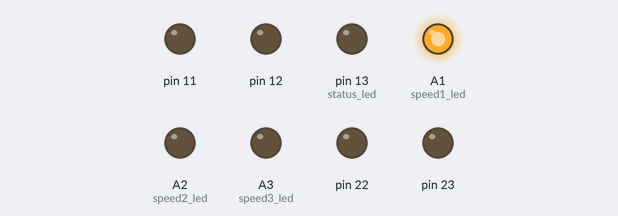
The sketch below on a simulated Arduino Uno, built with avr-gcc and run on an emulated ATmega328P. Shown: output pins drawn as LEDs (lit = HIGH). Random numbers use the default seed unless the sketch sets one.

Above: at 0.1 s.
Timing chart, 0 to 1.6 s (numbered marks = the images above):
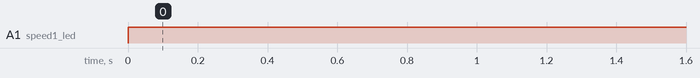

Measured:
- by itself, A1 (speed1_led): LOW → HIGH at 0.00 s

The sketch:

exercise_drops_firmware.ino
```cpp
/*
* Title: Exercise Drop Tubes
*
* Author: Simon Ndungu
*
* Date: 21st Nov 2021
*/
#include "Arduino.h"
#include "PCF8574.h"

/* U5 --> A0,A1,A2 = 0 => address => 0x20 */
/* Set i2c address */
// create an object of the PCF8574
PCF8574 pcf8574_U1(0x20);

#define solenoid1_trig 8
#define solenoid2_trig 7
#define solenoid3_trig 6

#define speed_ctrl_btn 9
#define on_off_ctrl_btn 10

#define bat_level A0

#define speed1_led A1
#define speed2_led A2
#define speed3_led A3
#define status_led 13

#define rf_d0 2
#define rf_d1 3
#define rf_d2 4
#define rf_d3 5

float R1 = 20000;
float R2 = 10000;
float voltage_raw_val = 0.00;
float voltage_out = 0.00;
float battery_voltage = 0.00;
float correction_factor = 0.13;

int random_tube;
int previous_random_tube;
int speed_ctrl_btn_state = 0;
int on_off_ctrl_btn_state = 0;


unsigned long currentMillis=0;
unsigned long previousMillis = 0;
int speed1 = 1000; // value can be changed by buttons
int speed2 = 2000;
int speed3 = 3000;
int interval;

bool level1_speed = true;
bool level2_speed = false;
bool level3_speed = false;

int count = 0;


void setup() {
  // put your setup code here, to run once:
	  pcf8574_U1.pinMode(P0, OUTPUT); // solenoid 6
      pcf8574_U1.pinMode(P1, OUTPUT); // solenoid 7
      pcf8574_U1.pinMode(P2, OUTPUT); // solenoid 8
      pcf8574_U1.pinMode(P3, OUTPUT); // solenoid 4
      pcf8574_U1.pinMode(P5, OUTPUT); // solenoid 5
      pcf8574_U1.pinMode(P6, OUTPUT); // solenoid 10
      pcf8574_U1.pinMode(P7, OUTPUT); // RF VT signal

      pinMode(solenoid1_trig, OUTPUT);
      pinMode(solenoid2_trig, OUTPUT);
      pinMode(solenoid3_trig, OUTPUT);

      pinMode(speed1_led, OUTPUT);
      pinMode(speed2_led, OUTPUT);
      pinMode(speed3_led, OUTPUT);
      pinMode(status_led, OUTPUT);

      pinMode(speed_ctrl_btn, INPUT);
      pinMode(on_off_ctrl_btn, INPUT);
      pinMode(bat_level, INPUT);

}

void loop() {
  // put your main code here, to run repeatedly:
   unsigned long currentMillis = millis();

   execute_speed_change();

   generate_random_tube(); // executes the tubes

}

void take_reading(){
  voltage_raw_val = analogRead(bat_level);
  speed_ctrl_btn_state = digitalRead(speed_ctrl_btn);
  on_off_ctrl_btn_state = digitalRead(on_off_ctrl_btn);

  Serial.print("Raw Value");
  Serial.println(voltage_raw_val);
}

void check_battery_voltage(){
  take_reading();
  voltage_out = (voltage_raw_val * 5) / 1024;
  battery_voltage = voltage_out / (R2/(R1+ R2)) - correction_factor;
  Serial.print("Measured Voltage is: ");
  Serial.print(battery_voltage);
  Serial.println("V");
  }


void speed1_led_on(){
   digitalWrite(speed1_led, HIGH);
}
void speed1_led_off(){
  digitalWrite(speed1_led, LOW);
}
void speed2_led_on(){
  digitalWrite(speed2_led, HIGH);
}
void speed2_led_off(){
  digitalWrite(speed2_led, LOW);
}
void speed3_led_on(){
  digitalWrite(speed3_led, HIGH);
}
void speed3_led_off(){
  digitalWrite(speed3_led, LOW);
}

int generate_random_tube(){
   if ((unsigned long )(currentMillis - previousMillis) >= interval) {
      random_tube = random(11);
      Serial.print("Random Number");
      Serial.println(random_tube);
      previousMillis = currentMillis;
      previous_random_tube = random_tube;
   }

   return random_tube;
   trigger_solenoids();
}

void listen_change_speed(){
   if(speed_ctrl_btn_state == 1){
      count +=1;
   }

   if(count == 1){
   	 level1_speed = true;
     level2_speed = false;
     level3_speed = false;
   }

   if(count == 2){
     level1_speed = false;
     level2_speed = true;
     level3_speed = false;
   }

   if(count == 3){
     level1_speed = false;
     level2_speed = false;
     level3_speed = true;
   }

   if(count > 3){
    count = 1; //resets count to 1 if val > 3(reps speed levels)
   }

}

void execute_speed_change(){
  listen_change_speed();
  if(level1_speed){
    speed1_led_on();
    speed2_led_off();
    speed3_led_off();
    interval = speed3; // level 1 is the slowest speed
  }
    if(level2_speed){
    speed1_led_off();
    speed2_led_on();
    speed3_led_off();
    interval = speed2; // level 2 is the medium speed
  }
    if(level3_speed){
    speed1_led_off();
    speed2_led_off();
    speed3_led_on();
    interval = speed1; // level 1 is the fastest speed
  }
}

void trigger_solenoids(){
 int tube = generate_random_tube();
 Serial.print("Random Tube Passed is: ");
 Serial.println(tube);
 if(tube == 1){
   digitalWrite(solenoid1_trig, HIGH);
   digitalWrite(solenoid2_trig, LOW);
   digitalWrite(solenoid3_trig, LOW);
   pcf8574_U1.digitalWrite(P0, LOW);
   pcf8574_U1.digitalWrite(P1, LOW);
   pcf8574_U1.digitalWrite(P2, LOW);
   pcf8574_U1.digitalWrite(P3, LOW);
   pcf8574_U1.digitalWrite(P4, LOW);
   pcf8574_U1.digitalWrite(P5, LOW);
   pcf8574_U1.digitalWrite(P6, LOW);
 }
  if(tube == 2){
   digitalWrite(solenoid1_trig, LOW);
   digitalWrite(solenoid2_trig, HIGH);
   digitalWrite(solenoid3_trig, LOW);
   pcf8574_U1.digitalWrite(P0, LOW);
   pcf8574_U1.digitalWrite(P1, LOW);
   pcf8574_U1.digitalWrite(P2, LOW);
   pcf8574_U1.digitalWrite(P3, LOW);
   pcf8574_U1.digitalWrite(P4, LOW);
   pcf8574_U1.digitalWrite(P5, LOW);
   pcf8574_U1.digitalWrite(P6, LOW);
 }
  if(tube == 3){
   digitalWrite(solenoid1_trig, LOW);
   digitalWrite(solenoid2_trig, LOW);
   digitalWrite(solenoid3_trig, HIGH);
   pcf8574_U1.digitalWrite(P0, LOW);
   pcf8574_U1.digitalWrite(P1, LOW);
   pcf8574_U1.digitalWrite(P2, LOW);
   pcf8574_U1.digitalWrite(P3, LOW);
   pcf8574_U1.digitalWrite(P4, LOW);
   pcf8574_U1.digitalWrite(P5, LOW);
   pcf8574_U1.digitalWrite(P6, LOW);
 }
  if(tube == 4){
   digitalWrite(solenoid1_trig, LOW);
   digitalWrite(solenoid2_trig, LOW);
   digitalWrite(solenoid3_trig, LOW);
   pcf8574_U1.digitalWrite(P0, HIGH);
   pcf8574_U1.digitalWrite(P1, LOW);
   pcf8574_U1.digitalWrite(P2, LOW);
   pcf8574_U1.digitalWrite(P3, LOW);
   pcf8574_U1.digitalWrite(P4, LOW);
   pcf8574_U1.digitalWrite(P5, LOW);
   pcf8574_U1.digitalWrite(P6, LOW);
 }
  if(tube == 5){
   digitalWrite(solenoid1_trig, LOW);
   digitalWrite(solenoid2_trig, LOW);
   digitalWrite(solenoid3_trig, LOW);
   pcf8574_U1.digitalWrite(P0, LOW);
   pcf8574_U1.digitalWrite(P1, HIGH);
   pcf8574_U1.digitalWrite(P2, LOW);
   pcf8574_U1.digitalWrite(P3, LOW);
   pcf8574_U1.digitalWrite(P4, LOW);
   pcf8574_U1.digitalWrite(P5, LOW);
   pcf8574_U1.digitalWrite(P6, LOW);
 }
  if(tube == 6){
   digitalWrite(solenoid1_trig, LOW);
   digitalWrite(solenoid2_trig, LOW);
   digitalWrite(solenoid3_trig, LOW);
   pcf8574_U1.digitalWrite(P0, LOW);
   pcf8574_U1.digitalWrite(P1, LOW);
   pcf8574_U1.digitalWrite(P2, HIGH);
   pcf8574_U1.digitalWrite(P3, LOW);
   pcf8574_U1.digitalWrite(P4, LOW);
   pcf8574_U1.digitalWrite(P5, LOW);
   pcf8574_U1.digitalWrite(P6, LOW);
 }
  if(tube == 7){
   digitalWrite(solenoid1_trig, LOW);
   digitalWrite(solenoid2_trig, LOW);
   digitalWrite(solenoid3_trig, LOW);
   pcf8574_U1.digitalWrite(P0, LOW);
   pcf8574_U1.digitalWrite(P1, LOW);
   pcf8574_U1.digitalWrite(P2, LOW);
   pcf8574_U1.digitalWrite(P3, HIGH);
   pcf8574_U1.digitalWrite(P4, LOW);
   pcf8574_U1.digitalWrite(P5, LOW);
   pcf8574_U1.digitalWrite(P6, LOW);
 }
  if(tube == 8){
   digitalWrite(solenoid1_trig, LOW);
   digitalWrite(solenoid2_trig, LOW);
   digitalWrite(solenoid3_trig, LOW);
   pcf8574_U1.digitalWrite(P0, LOW);
   pcf8574_U1.digitalWrite(P1, LOW);
   pcf8574_U1.digitalWrite(P2, LOW);
   pcf8574_U1.digitalWrite(P3, LOW);
   pcf8574_U1.digitalWrite(P4, HIGH);
   pcf8574_U1.digitalWrite(P5, LOW);
   pcf8574_U1.digitalWrite(P6, LOW);
 }
  if(tube == 9){
   digitalWrite(solenoid1_trig, LOW);
   digitalWrite(solenoid2_trig, LOW);
   digitalWrite(solenoid3_trig, LOW);
   pcf8574_U1.digitalWrite(P0, LOW);
   pcf8574_U1.digitalWrite(P1, LOW);
   pcf8574_U1.digitalWrite(P2, LOW);
   pcf8574_U1.digitalWrite(P3, LOW);
   pcf8574_U1.digitalWrite(P4, LOW);
   pcf8574_U1.digitalWrite(P5, HIGH);
   pcf8574_U1.digitalWrite(P6, LOW);
 }
  if(tube == 10){
   digitalWrite(solenoid1_trig, LOW);
   digitalWrite(solenoid2_trig, LOW);
   digitalWrite(solenoid3_trig, LOW);
   pcf8574_U1.digitalWrite(P0, LOW);
   pcf8574_U1.digitalWrite(P1, LOW);
   pcf8574_U1.digitalWrite(P2, LOW);
   pcf8574_U1.digitalWrite(P3, LOW);
   pcf8574_U1.digitalWrite(P4, LOW);
   pcf8574_U1.digitalWrite(P5, LOW);
   pcf8574_U1.digitalWrite(P6, HIGH);
 }

}
```
